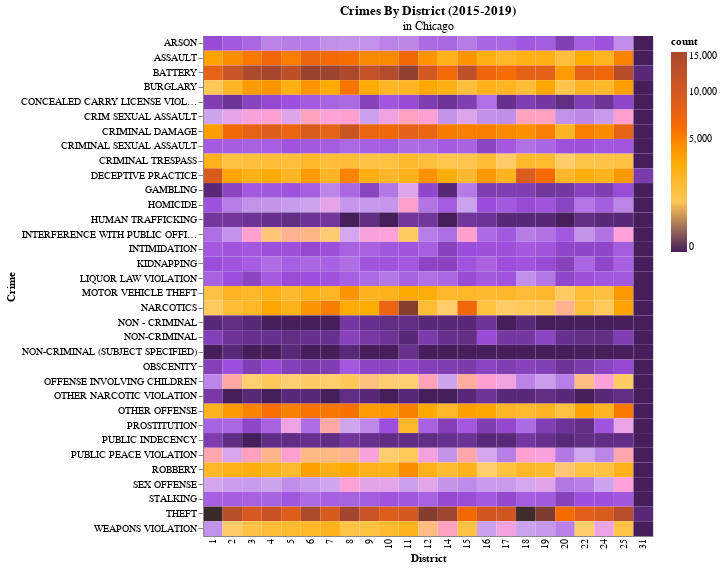

The specification (Vega-Lite) saved for this image:
### Vega-Lite specification from a JSON file in a GitHub repository (floating-point values rounded to 4 significant figures; data arrays with more than 128 entries replaced by an {"elided": "..."} marker saying what was removed)
{"config": {"view": {"continuousWidth": 400, "continuousHeight": 300}}, "data": {"name": "data-4dc090eed89a41c63499ef5e77d2e12f"}, "mark": "rect", "encoding": {"color": {"field": "count", "scale": {"domain": [0, 5, 25, 125, 250, 625, 1250, 3125, 6250, 12500, 15625], "range": ["#461e5c", "#72369d", "#9d4edd", "#b67be6", "#cea7ee", "#ffcf70", "#ffc243", "#ffad03", "#f56a00", "#bf5028"], "type": "sqrt"}, "type": "quantitative"}, "tooltip": [{"field": "district", "type": "ordinal"}, {"field": "count", "type": "quantitative"}], "x": {"axis": {"ticks": false, "title": "District"}, "field": "district", "type": "ordinal"}, "y": {"axis": {"ticks": true, "title": "Crime"}, "field": "primary_type", "type": "ordinal"}}, "height": 500, "selection": {"selector004": {"type": "interval", "bind": "scales", "encodings": ["x", "y"]}}, "title": {"text": ["Crimes By District (2015-2019)"], "subtitle": ["in Chicago"]}, "width": 450, "$schema": "https://vega.github.io/schema/vega-lite/v4.17.0.json", "datasets": {"data-4dc090eed89a41c63499ef5e77d2e12f": {"elided": "782 records"}}}
